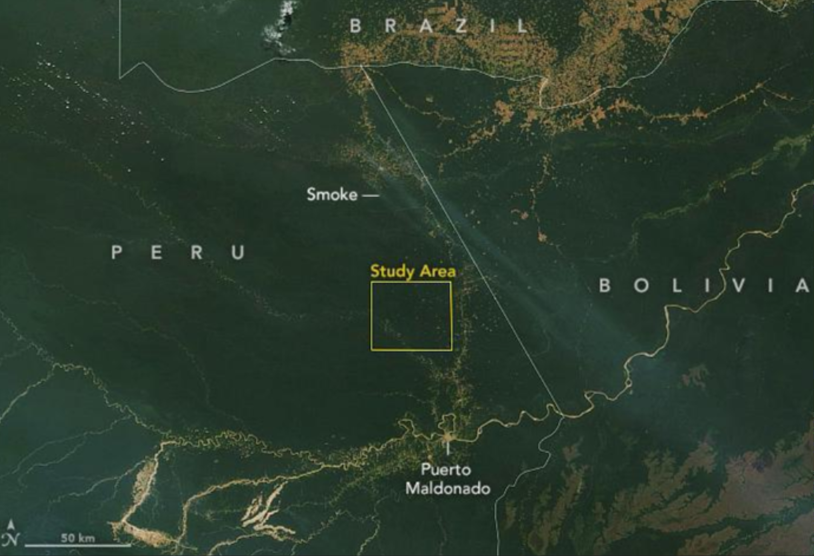
#> input picture test.png, 814 x 556 px
$ python -i 'backup->utils->image_analysis.py'   (imports and definitions only)
#> lines starting #> are read from the running program, lines starting #| are printed output that depends on the picture; after the words box and inside, x2 and y2 are one past the last pixel; in counts of white or black regions, pixels touching at a corner belong together
#> further down, picture is the input picture: shape (556, 814, 3); mean B, G, R 45.6, 60.1, 44
import cv2
import numpy as np


def analyze_image(img):

    result = {}

    try:

        # ==============================
        # IMAGE VALIDATION
        # ==============================

        if img is None:
            raise Exception("Image not found")


        # ==============================
        # GRAY IMAGE
        # ==============================

        gray = cv2.cvtColor(
            img,
            cv2.COLOR_BGR2GRAY
        )
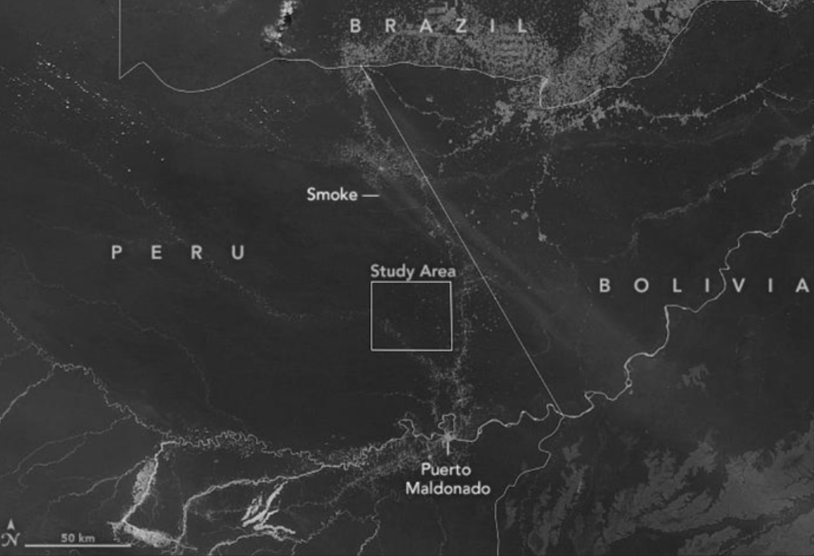
#> gray: shape (556, 814); min 20, max 227, mean 53.6


        # ==============================
        # BRIGHTNESS
        # ==============================

        brightness = float(
            np.mean(gray)
        )
#> brightness = 53.59


        # ==============================
        # VEGETATION DETECTION
        # ==============================

        hsv = cv2.cvtColor(
            img,
            cv2.COLOR_BGR2HSV
        )
#> hsv: shape (556, 814, 3); mean H, S, V 63.9, 83.6, 60.3


        green_mask = cv2.inRange(
            hsv,
            np.array([35,40,40]),
            np.array([85,255,255])
        )
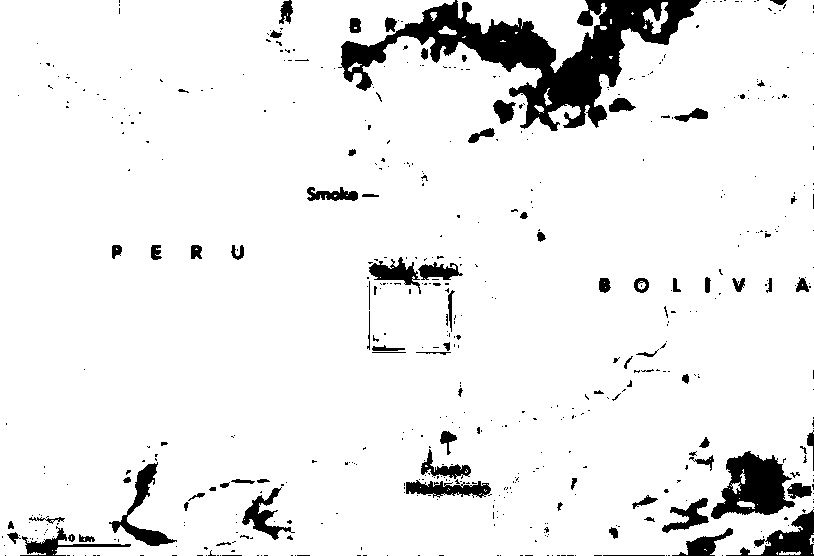
#> green_mask: shape (556, 814); 92.5% white; 551 black regions (463 under 20 px), largest, box (x1, y1, x2, y2) and area: (338, 0, 701, 131) 14986, (711, 451, 795, 519) 3222, (726, 509, 814, 556) 1476


        vegetation_pixels = np.sum(
            green_mask > 0
        )
#> vegetation_pixels = 418430


        total_pixels = green_mask.size
#> total_pixels = 452584


        vegetation_index = (
            vegetation_pixels /
            total_pixels
        ) * 100
#> vegetation_index = 92.45


        # ==============================
        # FEATURE / EDGE DETECTION
        # ==============================

        blur = cv2.GaussianBlur(
            gray,
            (5,5),
            0
        )


        edges = cv2.Canny(
            blur,
            20,
            80
        )
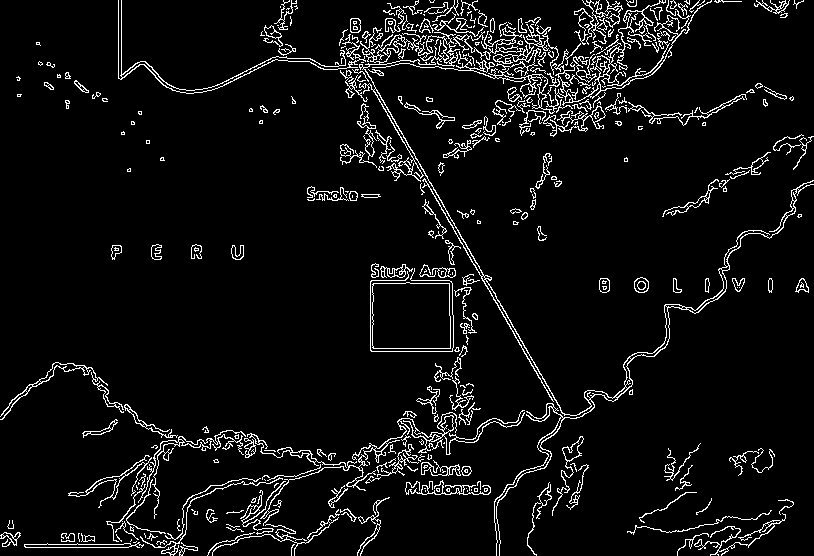
#> edges: shape (556, 814); 6% white in thin lines or dots


        # Remove noise

        kernel = np.ones(
            (3,3),
            np.uint8
        )


        edges = cv2.dilate(
            edges,
            kernel,
            iterations=1
        )
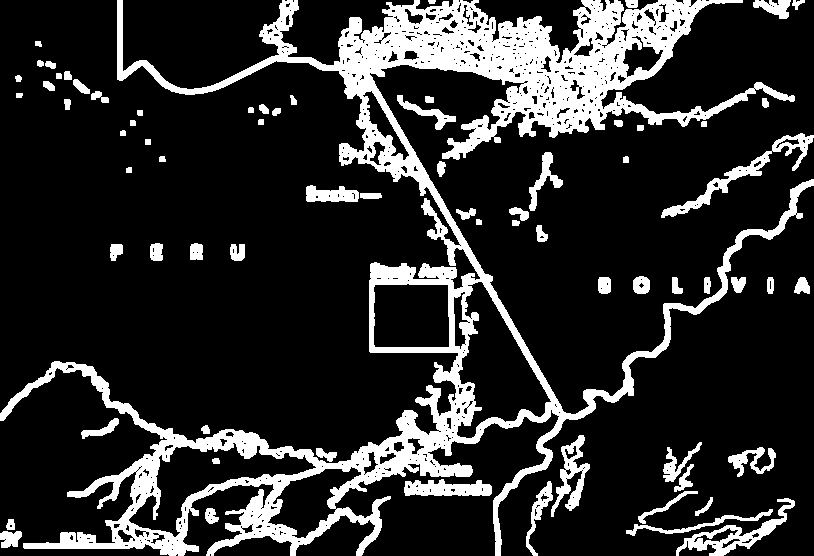
#> edges: shape (556, 814); 17.6% white; 72 white regions, largest, box (x1, y1, x2, y2) and area: (0, 0, 814, 556) 63657, (661, 133, 814, 218) 1730, (676, 498, 795, 556) 1540


        edges = cv2.convertScaleAbs(
            edges
        )


        # Convert edge image to RGB
        # for Streamlit display

        edges_display = cv2.cvtColor(
            edges,
            cv2.COLOR_GRAY2RGB
        )


        # ==============================
        # TERRAIN CLASSIFICATION
        # ==============================

        if vegetation_index >= 50:

            category = "Dense Vegetation 🌳"


        elif vegetation_index >= 20:

            category = "Vegetation Area 🌱"


        elif brightness > 180:

            category = "Dry/Barren Land 🏜️"


        elif brightness < 60:

            category = "Water/Dark Area 🌊"


        else:

            category = "Mixed Terrain"


        # ==============================
        # RESULT
        # ==============================

        result = {

            "category": category,


            "brightness": round(
                brightness,
                2
            ),


            "vegetation_index": round(
                vegetation_index,
                2
            ),


            "edges": edges_display,


            "green_mask": green_mask

        }


    except Exception as e:


        result = {

            "category": "Unknown",

            "brightness": 0,

            "vegetation_index": 0,

            "edges": None,

            "error": str(e)

        }


    return result

>>> import cv2
>>> picture = cv2.imread('test.png')
>>> result = analyze_image(picture)
#> result = 5 items
